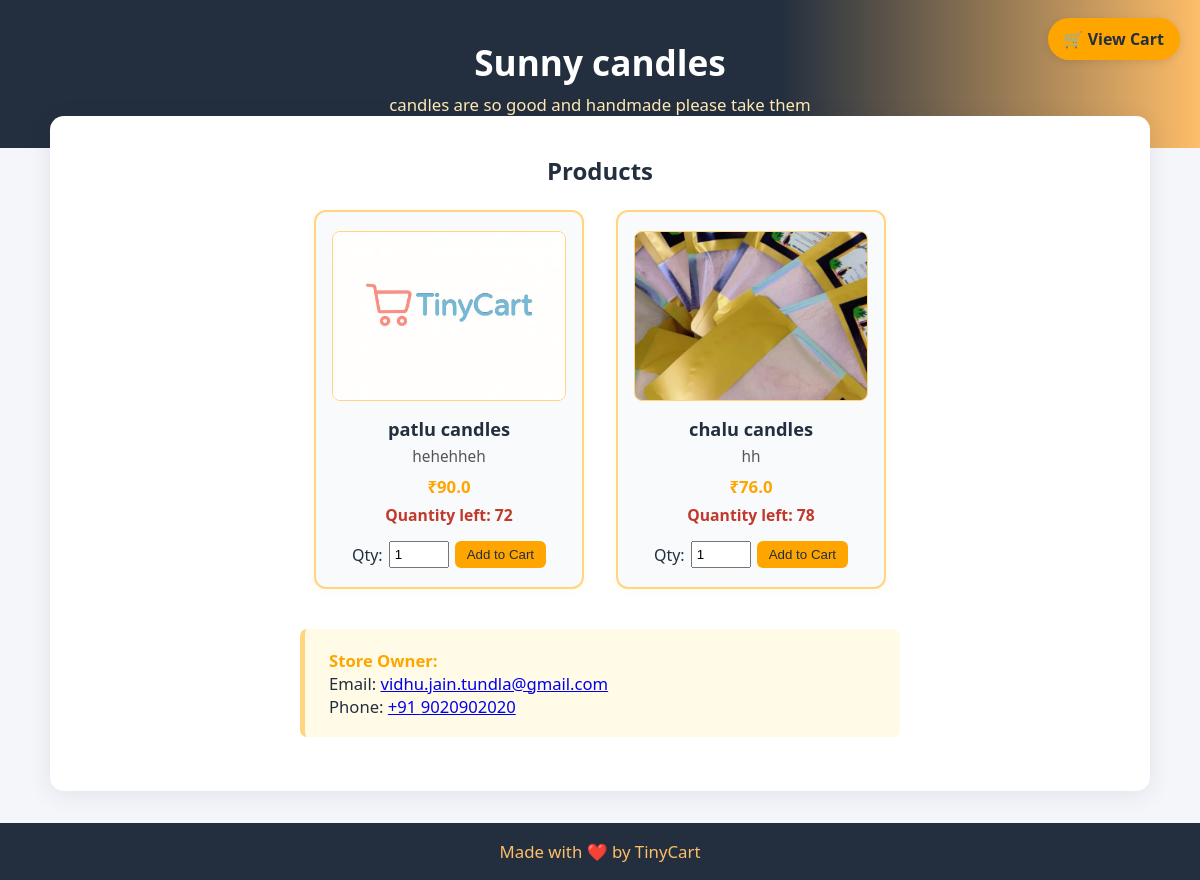
The page /store/fab35744 (signed in) on the database its author committed.
### tables this page shows
CREATE TABLE stores(
            store_id TEXT,  store_name  TEXT, store_desc TEXT,
            email    TEXT,  owner_phone TEXT, owner_pin TEXT,
            qr_file  TEXT,
            p_name   TEXT,  p_d         TEXT,
            p_p REAL, p_q INTEGER, p_i TEXT,
            approved INTEGER DEFAULT 0,                          -- admin flag
            created_at TIMESTAMP DEFAULT CURRENT_TIMESTAMP       -- NEW column
        );

### main.py (the view)
@app.route("/store/<store_id>", endpoint="view_store")
def view_store(store_id: str):
    cur = db().cursor()
    rows = cur.execute(
        "SELECT * FROM stores WHERE store_id=? AND approved=1",
        (store_id,)
    ).fetchall()
    if not rows:
        return "Store not found or not yet approved.", 404
    store_name, store_desc = rows[0][1], rows[0][2]
    owner_email, owner_phone = rows[0][3], rows[0][4]
    return render_template(
        "store.html",
        store_name        = store_name,
        store_description = store_desc,
        owner_email       = owner_email,
        owner_phone       = owner_phone,
        products          = rows,        # the full product list
        store_id          = store_id
    )

### main.py (called while the page is built)
def db():
    return sqlite3.connect(DB_PATH, detect_types=sqlite3.PARSE_DECLTYPES)

### templates/store.html (shortened to what this page needs)
<!DOCTYPE html>
<html lang="en">
<head>
</head>
<body>
<a href="{{ url_for('view_cart', store_id=store_id) }}" class="cart-btn">🛒 View Cart</a>
<div class="store-header">
  <h1>{{ store_name }}</h1>
  <p>{{ store_description }}</p>
</div>
<div class="container">
  <h2 style="text-align:center;margin-bottom:1.4rem">Products</h2>
  <div class="products-grid">
    {% for p in products %}
    <div class="product-card">
      {% if p[11] %}
        <img src="{{ url_for('static', filename='images/' ~ p[11]) }}" class="product-img" alt="Product">
      {% else %}
        <div class="product-img">No Image</div>
      {% endif %}
      <h3>{{ p[7] }}</h3>
      <div class="product-desc">{{ p[8] }}</div>
      <div class="product-price">₹{{ p[9] }}</div>
      {% if p[10] > 0 %}
        <div class="product-qty">Quantity left: {{ p[10] }}</div>
        <form action="{{ url_for('add_to_cart') }}" method="POST" class="buy-form">
          <label>Qty:</label>
          <input type="number" name="qty" value="1" min="1" max="{{ p[10] }}" required>
          <button type="submit">Add to Cart</button>
        </form>
      {% else %}
        <div class="product-qty" style="color:#e04c4c">Sold Out</div>
      {% endif %}
    </div>
    {% endfor %}
  </div>
  <div class="owner-contact">
    <strong>Store Owner:</strong><br>
    Email: <a href="mailto:{{ owner_email }}">{{ owner_email }}</a><br>
    Phone: <a href="tel:+91{{ owner_phone }}">+91 {{ owner_phone }}</a>
  </div>
</div>
<div class="tinycart-footer">Made with ❤️ by TinyCart</div>
</body>
</html>

### templates/store.html (style rules this page uses)
* { box-sizing: border-box; margin: 0; padding: 0; }
body { font-family: 'Segoe UI', Arial, sans-serif; background: #f5f6fa; color: #232f3e; min-height: 100vh; }
.store-header { background: linear-gradient(90deg, #232f3e 65%, #febd69 100%); color: #fff; padding: 2.4rem 1rem 2rem; text-align: center; }
.store-header h1 { font-size: 2.2rem; font-weight: 700; margin-bottom: .4rem; }
.store-header p { font-size: 1.05rem; color: #ffe8b3; }
.cart-btn { position: fixed; top: 18px; right: 20px; background: #ffa500; color: #232f3e; padding: 10px 16px; border-radius: 30px; text-decoration: none; font-weight: 600; box-shadow: 0 2px 8px rgba(0,0,0,.1); transition: .2s; }
.container { max-width: 1100px; margin: -2rem auto 2rem; background: #fff; border-radius: 14px; box-shadow: 0 4px 24px rgba(35,47,62,.09); padding: 2.4rem 2rem; }
.products-grid { display: flex; flex-wrap: wrap; gap: 32px; justify-content: center; margin-bottom: 2.5rem; }
.product-card { background: #f8fafc; border: 2px solid #ffd580; border-radius: 12px; box-shadow: 0 2px 9px rgba(255,186,58,.07); width: 270px; padding: 1.2rem 1rem; display: flex; flex-direction: column; align-items: center; transition: .25s; }
.product-img { width: 100%; height: 170px; object-fit: cover; border-radius: 8px; margin-bottom: 1rem; background: #fffbe7; border: 1px solid #ffd580; display: flex; align-items: center; justify-content: center; font-size: .95rem; color: #888; }
.product-card h3 { font-size: 1.14rem; margin-bottom: .35rem; text-align: center; }
.product-desc { color: #555; font-size: .96rem; margin-bottom: .5rem; text-align: center; }
.product-price { color: #ffa500; font-weight: 700; font-size: 1.05rem; margin-bottom: .35rem; }
.product-qty { color: #c0392b; font-size: .98rem; font-weight: 600; margin-bottom: .35rem; }
.buy-form { margin-top: .6rem; display: flex; gap: 6px; align-items: center; }
.buy-form input[type=number] { width: 60px; padding: 4px; }
.buy-form button { padding: 6px 12px; background: #ffa500; color: #232f3e; border: none; border-radius: 6px; cursor: pointer; transition: .2s; }
.owner-contact { background: #fffbe7; border-left: 5px solid #ffd580; border-radius: 7px; padding: 1.2rem 1.5rem; margin: 2rem auto 1rem; font-size: 1.04rem; max-width: 600px; }
.owner-contact strong { color: #ffa500; }
.tinycart-footer { text-align: center; padding: 1.05rem 0; background: #232f3e; color: #febd69; font-size: 1.05rem; margin-top: 2rem; }

### rows shown on the page
stores: store_name "Sunny candles", store_desc "candles are so good and handmade please take them", p_i (picture), p_name "patlu candles", p_d "hehehheh", p_p "90.0", p_q "72", email "vidhu.jain.tundla@gmail.com", owner_phone "9020902020"
stores: p_i (picture), p_name "chalu candles", p_d "hh", p_p "76.0", p_q "78"
